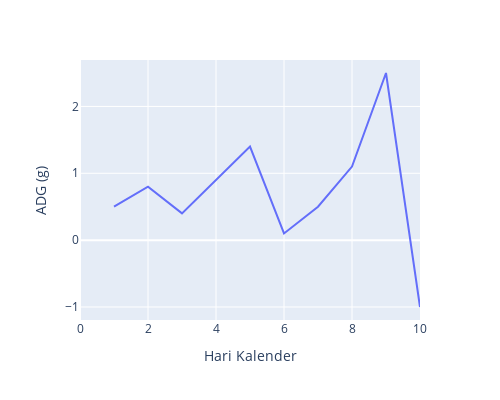

Source (notebook cell):
### Code cell
# Grafik ADG
fig = px.line(kolam, x="Hari Kalender", y="ADG (g)", width=500, height=400)
fig.update_traces(textposition="bottom right")
fig.show()

### Figure 1 — Plotly figure (JSON) as saved in the notebook; plotly's stock layout.template omitted (floating-point values rounded to 4 significant figures)
{"data": [{"hovertemplate": "Hari Kalender=%{x}<br>ADG (g)=%{y}<extra></extra>", "legendgroup": "", "line": {"color": "#636efa", "dash": "solid"}, "marker": {"symbol": "circle"}, "mode": "lines", "name": "", "orientation": "v", "showlegend": false, "textposition": "bottom right", "type": "scatter", "x": [0, 1, 2, 3, 4, 5, 6, 7, 8, 9, 10], "xaxis": "x", "y": [null, 0.5, 0.8, 0.4, 0.9, 1.4, 0.1, 0.5, 1.1, 2.5, -1], "yaxis": "y"}], "layout": {"height": 400, "legend": {"tracegroupgap": 0}, "margin": {"t": 60}, "width": 500, "xaxis": {"anchor": "y", "domain": [0, 1], "title": {"text": "Hari Kalender"}}, "yaxis": {"anchor": "x", "domain": [0, 1], "title": {"text": "ADG (g)"}}}}
